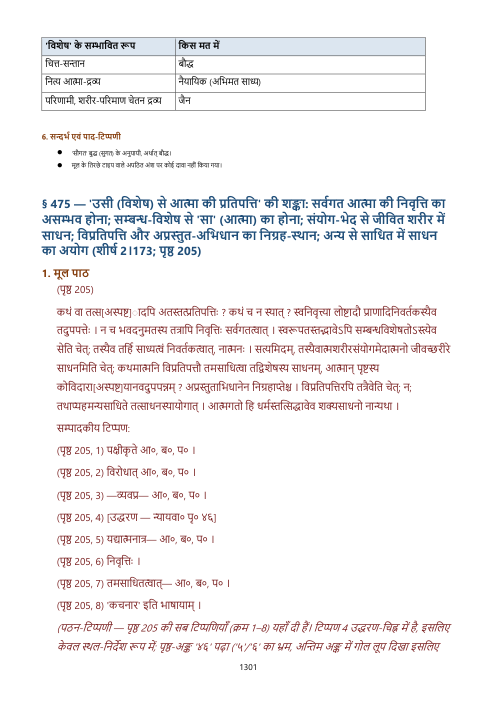
#> input picture granth/nyaya-vinishchaya-2/verify/w1300.png, 497 x 702 px
$ python -i enhance.py   (imports and definitions only)
#> lines starting #> are read from the running program, lines starting #| are printed output that depends on the picture
### granth/nyaya-vinishchaya-2/page.py
# -*- coding: utf-8 -*-
"""मुद्रित पृष्ठ ↔ स्कैन पृष्ठ — pagemap.json से, हाथ से जोड़े बिना।

चलाइए:  python page.py 17 120 300        # मुद्रित → स्कैन
        python page.py --scan 328 500    # स्कैन → मुद्रित

**इस ग्रन्थ में अन्तर एक-सा नहीं है।** भाग 1 में वह 66 → 67 → 65 → 64 बदलता है
(मुद्रित 29 दो बार स्कैन हुआ; मुद्रित 464, 465, 521 प्रति में हैं ही नहीं), और
भाग 2 में 66 → 64 (मुद्रित 162, 163 नहीं हैं)। इसलिए गणना यहीं से कीजिए।
पूरा ब्यौरा `build_pagemap.py` के शीर्ष पर है।

जिस मुद्रित पृष्ठ का उत्तर `None` आए, वह **प्रति में नहीं है** — उसे छोड़कर आगे
बढ़िए और बैच-फ़ाइल में वैसा लिख दीजिए; उसका पाठ गढ़िए मत।
"""
import json
import pathlib
import sys

# Windows का console cp1252 में होता है, इसलिए देवनागरी छापते ही UnicodeEncodeError
# आता था। हर एजेंट को PYTHONIOENCODING लिखना याद रहे, यह मानना ठीक नहीं।
try:
    sys.stdout.reconfigure(encoding="utf-8")
except (AttributeError, OSError):
    pass

HERE = pathlib.Path(__file__).resolve().parent
_MAP = json.loads((HERE / "pagemap.json").read_text(encoding="utf-8"))
#> (reads granth/nyaya-vinishchaya-2/pagemap.json from the repository)

scan_to_printed = {int(k): int(v) for k, v in _MAP.items() if str(v).isdigit()}
printed_to_scan = {}
for s, p in sorted(scan_to_printed.items()):
    printed_to_scan.setdefault(p, s)
#> further down, picture is the input picture: PIL image 497x702 RGB; mean R, G, B 245.1, 243.4, 244.2


def scan(printed):
    """मुद्रित पृष्ठ का स्कैन-क्रमांक (न हो तो None)।"""
    return printed_to_scan.get(int(printed))


def printed(scan_no):
    """स्कैन पृष्ठ का मुद्रित क्रमांक (न हो तो None)।"""
    return scan_to_printed.get(int(scan_no))


# [4 lines left out: function img, not called in this run]


# [13 lines that do not run on import are left out]

### granth/nyaya-vinishchaya-2/enhance.py
# -*- coding: utf-8 -*-
"""धुँधले पन्ने को पढ़ने लायक़ बनाने के लिए — काटिए, साफ़ कीजिए, बड़ा कीजिए।

चलाइए:
    python enhance.py 45                 # पूरा पृष्ठ, तीन पट्टियों में
    python enhance.py 45 --from .62 --to .90   # केवल यह हिस्सा (पाद-टिप्पणी)
    python enhance.py 45 --scale 5       # और बड़ा
    python enhance.py 45 --cols 1        # बिना बाएँ-दाएँ काटे (चौड़ी पंक्ति के लिए)

मुद्रित पृष्ठ-संख्या दीजिए, स्कैन की नहीं — pagemap.json से अपने आप बैठ जाएगी।
बनी हुई छवियाँ scratchpad में जाती हैं, ग्रन्थ-फ़ोल्डर में नहीं, और उनका पथ
छप जाता है; उसी को Read से खोलिए।

## यह क्यों

कुछ पन्नों पर स्याही फैली है और टाइप भर गया है — मुद्रित 41 से 45 तक विशेषकर।
सीधे पढ़ने पर वहाँ बहुत कुछ [अस्पष्ट] रह जाता है, जबकि विषमता सुधारकर और
किनारे तीखे करके वही अक्षर पढ़े जा सकते हैं। मुद्रित 45 की टिप्पणी (4) पूरी
अपठनीय मानी गई थी; इस उपचार के बाद वह पढ़ी गई।

**फिर भी जो न पढ़ा जाए, वह [अस्पष्ट] ही रहे।** यह उपकरण अनुमान लगाने की छूट
नहीं देता — केवल आँख को वह दिखाता है जो स्याही में दबा रह गया था।
"""
import pathlib
import tempfile
import sys

from PIL import Image, ImageFilter, ImageOps

sys.path.insert(0, str(pathlib.Path(__file__).resolve().parent))
import page as pagemap  # noqa: E402

# [4 lines not run here, left out]

HERE = pathlib.Path(__file__).resolve().parent
# **स्थिर जगह।** पहले यह किसी पुराने सत्र के scratchpad की ओर इशारा करता था
# (सहोदर ग्रन्थ से नक़ल होकर आया हुआ), इसलिए छवियाँ वहाँ बनती थीं जहाँ कोई
# देख नहीं रहा था। सत्र बदलने पर वह पथ फिर बासी हो जाता, इसलिए अब सत्र से
# बिलकुल स्वतन्त्र जगह है।
OUT = pathlib.Path(tempfile.gettempdir()) / "nv_enh"


# दिखाने की सीमा लगभग 2000 पिक्सेल चौड़ाई है। उससे चौड़ी छवि वापस घटा दी जाती
# है, इसलिए **गुणा करने से नहीं, चौड़ाई घटाने से** अक्षर बड़े मिलते हैं।
#
# यहाँ एक और पेच है: `img/` की छवियाँ 200 dpi पर बनी हैं (लगभग 2042 px चौड़ी),
# जबकि स्कैन में सूचना केवल 735 px की है। इसलिए "4x" जैसा गुणा 4132 px दे देता
# था — सीमा से दुगुना, और वापस घटकर वही 2.7x। दो एजेंटों ने ठीक यही बताया था
# कि "scale 3 पर कुछ अधिक नहीं खुलता"।
#
# अब पैमाना नहीं, **लक्ष्य-चौड़ाई** तय होती है: टुकड़ा जितना सँकरा होगा, अक्षर
# उतने ही बड़े दिखेंगे। आधे पन्ने पर यह लगभग 5x के बराबर पड़ता है।
TARGET_W = 1900


def enhance(img, scale=None):
    img = ImageOps.autocontrast(img, cutoff=2)
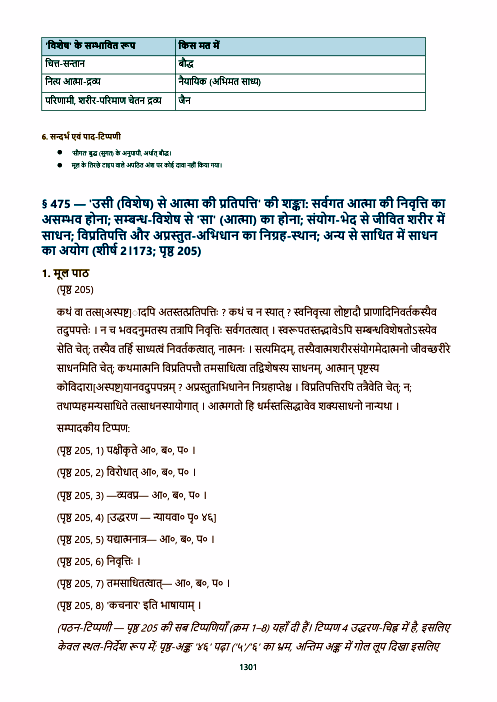
#> img: PIL image 497x702 RGB; mean R, G, B 236.6, 236.6, 237.6
    img = img.filter(ImageFilter.UnsharpMask(radius=3, percent=180, threshold=2))
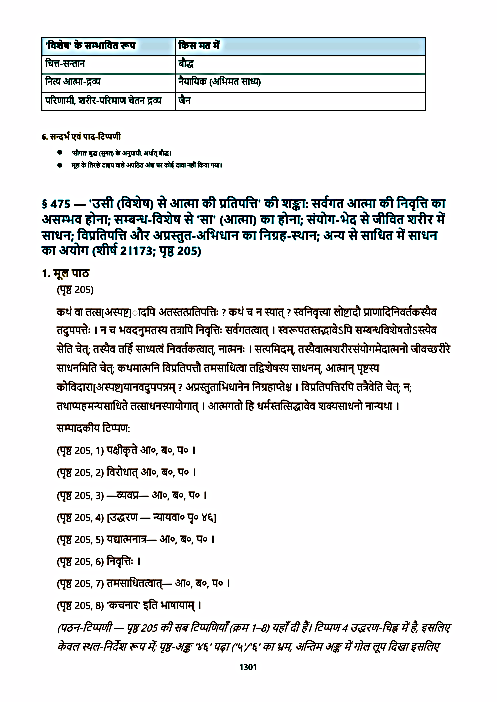
#> img: PIL image 497x702 RGB; mean R, G, B 233.1, 233.3, 233.9
    f = TARGET_W / float(img.width)
#> f = 3.82
    return img.resize((int(img.width * f), int(img.height * f)), Image.LANCZOS)
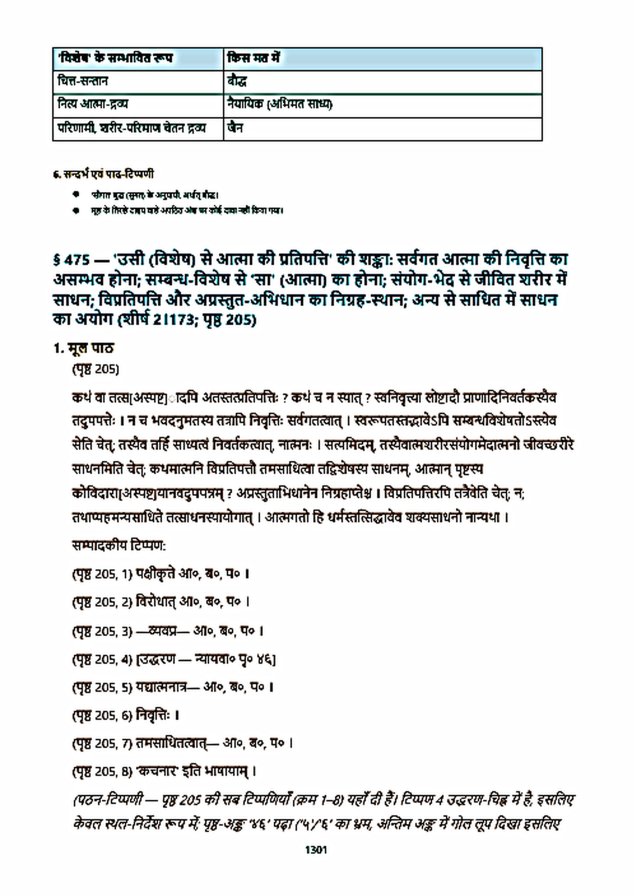
#> returned value: PIL image 1900x2683 RGB (shown at 1/3 size); mean R, G, B 232.4, 232.6, 233.1


# [54 lines left out: function main, not called in this run]


# [2 lines not run here, left out]

>>> from PIL import Image
>>> picture = Image.open('verify/w1300.png')
>>> result = enhance(picture)
